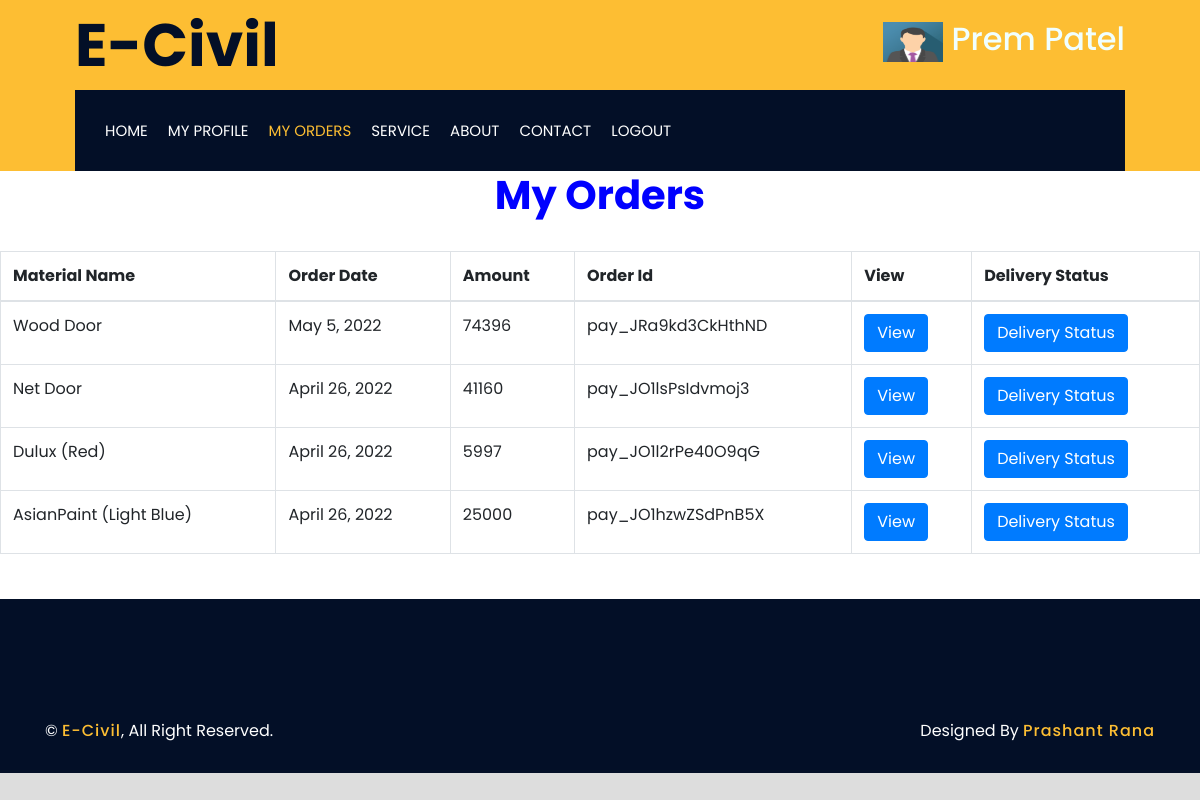
The app's page /View-Orders (signed in) with its own data.
### client/models.py (models this page shows, shortened)
class ClientUser(models.Model):
    fname = models.CharField(max_length=100)
    lname = models.CharField(max_length=100)
    email = models.EmailField(unique=True)
    mobile = models.CharField(max_length=100)
    password = models.CharField(max_length=100)
    address = models.TextField()
    pic = models.FileField(upload_to='Clientprofile',default='avtar.png')
    country = models.CharField(max_length=10)
    state = models.CharField(max_length=10)
    district = models.CharField(max_length=20)
    pincode = models.CharField(max_length=20)

class Booking(models.Model):
    service = models.ForeignKey(Service,on_delete=models.CASCADE)
    client = models.ForeignKey(ClientUser,on_delete=models.CASCADE)
    book_date = models.DateField(null=True,blank=True)
    amount = models.IntegerField(default=0)
    pay_id = models.CharField(max_length=30,null=True,blank=True)
    verify = models.BooleanField(default=False)
    pay_at = models.DateTimeField(auto_now_add = True)
    quantity = models.IntegerField(default=0)
    address = models.TextField(null=True,blank=True)
    status = models.BooleanField(default=False)
    action = models.BooleanField(default=False)
    sta = models.BooleanField(default=False)
    act = models.BooleanField(default=False)
    st = models.BooleanField(default=False)
    ac = models.BooleanField(default=False)

### seller/models.py (models this page shows, shortened)
class Service(models.Model):
    mat = [('Cement','Cement'),('Plumbing','Plumbing'),('Painting','Painting'),('Furniture','Furniture'),('TextTile','TextTile')]
    cntry = [('India','India')]
    stat = [('Gujarat','Gujarat'),('Goa','Goa'),('Delhi','Delhi'),('Rajsthan','Rajsthan')]
    provider = models.ForeignKey(User,on_delete=models.CASCADE)
    shopname = models.CharField(max_length=100,null=True,blank=True)
    typematerial = models.CharField(max_length=100, choices=mat)
    country = models.CharField(max_length=10,null=True,blank=True,choices=cntry)
    state = models.CharField(max_length=10,null=True,blank=True,choices=stat)
    district = models.CharField(max_length=100,null=True,blank=True)
    pincode = models.CharField(max_length=100,null=True,blank=True)
    mname = models.CharField(max_length=100,null=True,blank=True)
    mimage = models.FileField(upload_to='materialimage',blank=True,null=True)
    price = models.IntegerField(blank=True,null=True)
    weights = models.IntegerField(blank=True,null=True)
    nomc = models.IntegerField(blank=True,null=True)
    proddesc = models.TextField(null=True,blank=True)
    acitive = models.BooleanField(default=True)
    status = models.BooleanField(default=False)
    action = models.BooleanField(default=False)
    sta = models.BooleanField(default=False)
    act = models.BooleanField(default=False)

### client/views.py (the view)
# urls.py: path('View-Orders', views.view_order, name='view_order'),
def view_order(request):
    uid = ClientUser.objects.get(email=request.session['client'])
    booking = Booking.objects.filter(
        client = uid,
        verify = True,
    )[::-1]
    return render(request,'view_order.html',{'uid':uid,'booking':booking})

### client/templates/view_order.html (shortened to what this page needs)
{% extends 'client-header.html' %}
{% load static %}
{% block myrders %}
                                <a href="{% url 'view_order' %}" class="nav-item nav-link active">My Orders</a>
                                {% endblock %}
{% block clientcontent %}
<center><h1 style="color: blue;"><b>My Orders</b></h1></center><br>
    <table class="table table-bordered">
        <thead>
            <tr>
                <th>Material Name</th>
                <th>Order Date</th>
                <th>Amount</th>
                <th>Order Id</th>
                <th>View</th>
                <th>Delivery Status</th>
            </tr>
        </thead>
        <tbody>
            {% for one in booking %}
            <tr>
                <td>{{one.service.mname}}</td>
                <td>{{one.book_date}}</td>
                <td>{{one.amount}}</td>
                <td>{{one.pay_id}}</td>
                <td> <a href="{% url 'order_detail' one.id %}"> <button class="btn btn-primary">View</button></a> </td>
                <td> <a href="{% url 'order_status'  one.id %}"> <button class="btn btn-primary">Delivery Status</button></a> </td>
            </tr>
            {% endfor %}
        </tbody>
    </table>
{% endblock %}

### client/templates/client-header.html (shortened to what this page needs)
{% load static %}
<!DOCTYPE html>
<html lang="en">
    <head>
        <link href="https://stackpath.bootstrapcdn.com/bootstrap/4.4.1/css/bootstrap.min.css" rel="stylesheet">
        <link href="https://cdnjs.cloudflare.com/ajax/libs/font-awesome/5.10.0/css/all.min.css" rel="stylesheet">
        <link href="{% static 'assets/lib/flaticon/font/flaticon.css' %}" rel="stylesheet">
        <link href="{% static 'assets/lib/animate/animate.min.css' %}" rel="stylesheet">
        <link href="{% static 'assets/lib/owlcarousel/assets/owl.carousel.min.css' %}" rel="stylesheet">
        <link href="{% static 'assets/lib/lightbox/css/lightbox.min.css' %}" rel="stylesheet">
        <link href="{% static 'assets/lib/slick/slick.css' %}" rel="stylesheet">
        <link href="{% static 'assets/lib/slick/slick-theme.css' %}" rel="stylesheet">
        <link href="{% static 'assets/css/style.css' %}" rel="stylesheet">
    </head>
    <body>
        <div class="wrapper">
            <div class="top-bar">
                <div class="container-fluid">
                    <div class="row align-items-center">
                        <div class="col-lg-4 col-md-12">
                            <div class="logo">
                                <a href="index.html">
                                    <h1>E-Civil</h1>
                                </a>
                            </div>
                        </div>
                        <div class="col-lg-8 col-md-7 d-none d-lg-block">
                            <div class="row">
                                <div class="col-3"></div>
                                <div class="col-3"></div>
                                <div class="col-6">
                                    {% if request.session.client %}
                                    <div class="top-bar-item">
                                    <h2 style="color: azure;"><img src="{{uid.pic.url}}" alt="profile_image" style="height: 40px; width: 60px;"> {{uid.fname}} {{uid.lname}}</h2>
                                            </div>
                                    {% else %}
                                        <div class="top-bar-item">
                                                <h3>Hello User..<a href="{% url 'client_signin' %}" style="color: rgb(23, 56, 165);">Sign In</a></h3>
                                        </div>
                                    {% endif %}
                                </div>
                            </div>
                        </div>
                    </div>
                </div>
            </div>
            <div class="nav-bar">
                <div class="container-fluid">
                    <nav class="navbar navbar-expand-lg bg-dark navbar-dark">
                        <div class="collapse navbar-collapse justify-content-between" id="navbarCollapse">
                            <div class="navbar-nav mr-auto">
                                {% block home %}
                                <a href="{% url 'client_index' %}" class="nav-item nav-link ">Home</a>
                                {% endblock %}
                                {% if request.session.client %}
                                {% block myrofile %}
                                <a href="{% url 'client_profile' %}" class="nav-item nav-link ">My Profile</a>
                                {% endblock %}
                                {% block myrders %}{% endblock %}
                                {% endif %}
                                {% block service %}
                                <a href="{% url 'client_service' %}" class="nav-item nav-link ">Service</a>
                                {% endblock %}
                                {% block about %}
                                <a href="{% url 'client_about' %}" class="nav-item nav-link ">About</a>
                                {% endblock %}
                                {% block contact %}
                                <a href="{% url 'client_contact' %}" class="nav-item nav-link ">Contact</a>
                                {% endblock %}
                                {% if request.session.client %}
                                <a href="{% url 'client_logout' %}" class="nav-item nav-link">Logout</a>
                                {% endif %}
                            </div>
                        </div>
                    </nav>
                </div>
            </div>
{% block clientcontent %}
{% endblock %}
<div class="footer wow fadeIn" data-wow-delay="0.3s">
    <div class="container copyright">
        <div class="row">
            <div class="col-md-6">
                <p>&copy; <a href="{% url 'client_index' %}">E-Civil</a>, All Right Reserved.</p>
            </div>
            <div class="col-md-6">
                <p>Designed By <a href="">Prashant Rana</a></p>
            </div>
        </div>
    </div>
</div>
</div>
</body>
</html>

### client/static/assets/css/style.css (style rules this page uses)
body { color: #666666; background: #dddddd; font-family: 'Poppins', sans-serif; font-weight: 400; }
h1, h2, h3, h4, h5, h6 { color: #030f27; }
a { color: #666666; transition: .3s; }
.wrapper { position: relative; width: 100%; max-width: 1366px; margin: 0 auto; background: #ffffff; }
.btn { transition: .3s; }
.top-bar { position: relative; height: 90px; background: #fdbe33; }
.top-bar .logo { padding: 15px 0; text-align: left; overflow: hidden; }
.top-bar .logo h1 { margin: 0; color: #030f27; font-size: 60px; line-height: 60px; font-weight: 700; }
.top-bar .top-bar-item { display: flex; align-items: center; justify-content: flex-end; }
@media (min-width: 992px) { .top-bar { padding: 0 60px; } }
.nav-bar { position: relative; background: #fdbe33; transition: .3s; }
.nav-bar .container-fluid { padding: 0; }
.nav-bar .navbar { height: 100%; background: #030f27 !important; }
.navbar-dark .navbar-nav .nav-link, .navbar-dark .navbar-nav .nav-link:focus, .navbar-dark .navbar-nav .nav-link:hover, .navbar-dark .navbar-nav .nav-link.active { padding: 10px 10px 8px 10px; color: #ffffff; }
.navbar-dark .navbar-nav .nav-link:hover, .navbar-dark .navbar-nav .nav-link.active { color: #fdbe33; transition: none; }
@media (min-width: 992px) { .nav-bar { padding: 0 75px; } }
@media (min-width: 992px) { .nav-bar .navbar { padding: 20px; } }
@media (min-width: 992px) { .nav-bar a.nav-link { padding: 8px 15px; font-size: 15px; text-transform: uppercase; } }
.footer { position: relative; margin-top: 45px; padding-top: 90px; background: #030f27; color: #ffffff; }
.footer .copyright { padding: 30px 15px; }
.footer .copyright p { margin: 0; color: #ffffff; }
.footer .copyright .col-md-6:last-child p { text-align: right; }
.footer .copyright p a { color: #fdbe33; font-weight: 500; letter-spacing: 1px; }

### records on screen
ClientUser: pic (picture), fname "Prem", lname "Patel"
Booking: service.mname "Wood Door", book_date "May 5, 2022", amount "74396", pay_id "pay_JRa9kd3CkHthND"
Booking: service.mname "Net Door", book_date "April 26, 2022", amount "41160", pay_id "pay_JO1lsPsIdvmoj3"
Booking: service.mname "Dulux (Red)", book_date "April 26, 2022", amount "5997", pay_id "pay_JO1l2rPe40O9qG"
Booking: service.mname "AsianPaint (Light Blue)", book_date "April 26, 2022", amount "25000", pay_id "pay_JO1hzwZSdPnB5X"
